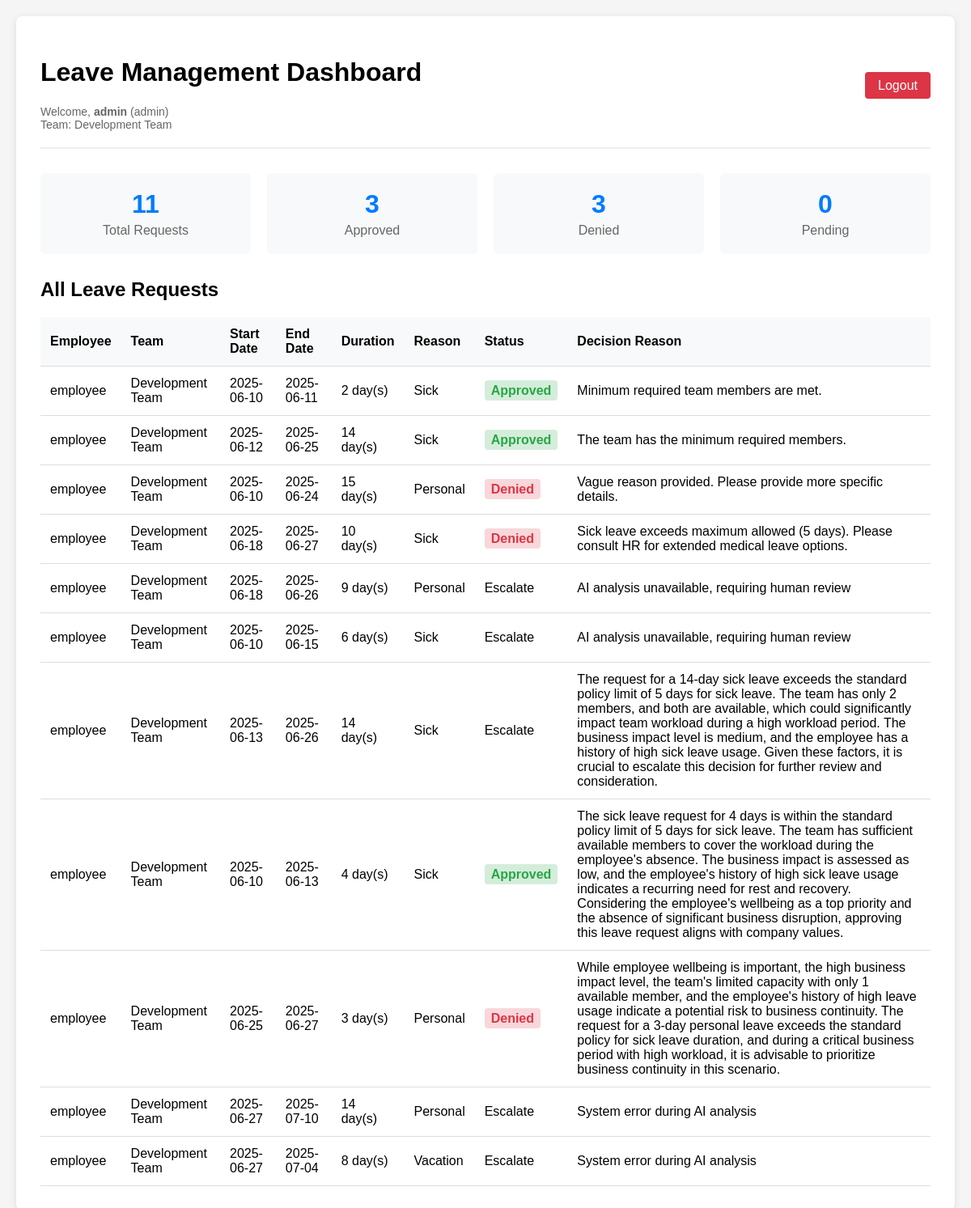
The page /dashboard (signed in) on the database its author committed.
### models.py (models this page shows)
class User(db.Model, UserMixin):
    id = db.Column(db.Integer, primary_key=True)
    username = db.Column(db.String(80), unique=True, nullable=False)
    password = db.Column(db.String(200), nullable=False)
    role = db.Column(db.String(20), default='user')
    team_id = db.Column(db.Integer, db.ForeignKey('team.id'))
    leaves = db.relationship('Leave', backref='applicant',
                             lazy=True, foreign_keys='Leave.user_id')

class Team(db.Model):
    id = db.Column(db.Integer, primary_key=True)
    name = db.Column(db.String(100))
    dept_id = db.Column(db.Integer, db.ForeignKey('department.id'))
    members = db.relationship(
        'User', backref='user_team', lazy=True)  # Changed backref name

class Leave(db.Model):
    id = db.Column(db.Integer, primary_key=True)
    user_id = db.Column(db.Integer, db.ForeignKey('user.id'))
    start_date = db.Column(db.Date)
    end_date = db.Column(db.Date)
    reason = db.Column(db.String(200))
    status = db.Column(db.String(20), default='Pending')
    decision_reason = db.Column(db.String(500))  # Added this field
    approved_by = db.Column(db.Integer, db.ForeignKey(
        'user.id'))  # Separate foreign key
    created_at = db.Column(
        db.DateTime, default=datetime.utcnow)  # Added timestamp

### app.py (the view)
@app.route('/dashboard')
@login_required
def dashboard():
    if current_user.role == 'admin':
        leaves = Leave.query.all()
    else:
        leaves = Leave.query.filter_by(user_id=current_user.id).all()
    return render_template('dashboard.html', leaves=leaves)

### app.py (called while the page is built)
@login_manager.user_loader
def load_user(user_id):
    return User.query.get(int(user_id))

### templates/dashboard.html (shortened to what this page needs)
<!DOCTYPE html>
<html lang="en">
  <head>
  </head>
  <body>
    <div class="container">
      <div class="header">
        <div>
          <h1>Leave Management Dashboard</h1>
          <div class="user-info">
            Welcome, <strong>{{ current_user.username }}</strong> ({{
            current_user.role }}) {% if current_user.user_team %} <br />Team: {{
            current_user.user_team.name }}  {%
            endif %}
          </div>
        </div>
        <div class="nav-links">
          <a href="/logout" class="logout">Logout</a>
        </div>
      </div>
      {% if leaves %}
      <div class="stats">
        <div class="stat-card">
          <div class="stat-number">{{ leaves|length }}</div>
          <div class="stat-label">Total Requests</div>
        </div>
        <div class="stat-card">
          <div class="stat-number">
            {{ leaves|selectattr("status", "equalto", "Approved")|list|length }}
          </div>
          <div class="stat-label">Approved</div>
        </div>
        <div class="stat-card">
          <div class="stat-number">
            {{ leaves|selectattr("status", "equalto", "Denied")|list|length }}
          </div>
          <div class="stat-label">Denied</div>
        </div>
        <div class="stat-card">
          <div class="stat-number">
            {{ leaves|selectattr("status", "equalto", "Pending")|list|length }}
          </div>
          <div class="stat-label">Pending</div>
        </div>
      </div>
      {% endif %}
      <h2>
        {% if current_user.role == 'admin' %}All Leave Requests{% else %}Your
        Leave Requests{% endif %}
      </h2>
      {% if leaves %}
      <table>
        <thead>
          <tr>
            {% if current_user.role == 'admin' %}
            <th>Employee</th>
            <th>Team</th>
            {% endif %}
            <th>Start Date</th>
            <th>End Date</th>
            <th>Duration</th>
            <th>Reason</th>
            <th>Status</th>
            <th>Decision Reason</th>
          </tr>
        </thead>
        <tbody>
          {% for leave in leaves %}
          <tr>
            {% if current_user.role == 'admin' %}
            <td>{{ leave.applicant.username }}</td>
            <td>
              {{ leave.applicant.user_team.name if leave.applicant.user_team
              else 'No Team' }}
            </td>
            {% endif %}
            <td>{{ leave.start_date.strftime('%Y-%m-%d') }}</td>
            <td>{{ leave.end_date.strftime('%Y-%m-%d') }}</td>
            <td>{{ (leave.end_date - leave.start_date).days + 1 }} day(s)</td>
            <td>{{ leave.reason|title }}</td>
            <td>
              <span class="status-{{ leave.status.lower() }}">
                {{ leave.status }}
              </span>
            </td>
            <td>{{ leave.decision_reason or 'System processed' }}</td>
          </tr>
          {% endfor %}
        </tbody>
      </table>
      {% endif %}
    </div>
  </body>
</html>

### templates/dashboard.html (style rules this page uses)
body { font-family: Arial, sans-serif; max-width: 1200px; margin: 0 auto; padding: 20px; background-color: #f5f5f5; }
.container { background: white; padding: 30px; border-radius: 8px; box-shadow: 0 2px 10px rgba(0, 0, 0, 0.1); }
.header { display: flex; justify-content: space-between; align-items: center; margin-bottom: 30px; padding-bottom: 20px; border-bottom: 2px solid #eee; }
.user-info { color: #666; font-size: 14px; }
.nav-links a { margin-left: 15px; padding: 8px 16px; text-decoration: none; background: #007bff; color: white; border-radius: 4px; transition: background-color 0.3s; }
.nav-links a.logout { background: #dc3545; }
table { width: 100%; border-collapse: collapse; margin-top: 20px; }
th, td { padding: 12px; text-align: left; border-bottom: 1px solid #ddd; }
th { background-color: #f8f9fa; font-weight: bold; }
.status-approved { color: #28a745; font-weight: bold; background-color: #d4edda; padding: 4px 8px; border-radius: 4px; }
.status-denied { color: #dc3545; font-weight: bold; background-color: #f8d7da; padding: 4px 8px; border-radius: 4px; }
.stats { display: flex; gap: 20px; margin-bottom: 30px; }
.stat-card { flex: 1; background: #f8f9fa; padding: 20px; border-radius: 6px; text-align: center; }
.stat-number { font-size: 2em; font-weight: bold; color: #007bff; }
.stat-label { color: #666; margin-top: 5px; }

### rows shown on the page
User: username "admin", role "admin"
Team: user_team.name "Development Team"
Leave: applicant.username "employee", applicant.user_team "Development Team", start_date "2025-06-10", end_date "2025-06-11", (leave.end_date-leave.start_date).days+1 "2", reason "Sick", status "Approved", decision_reason "Minimum required team members are met."
Leave: applicant.username "employee", applicant.user_team "Development Team", start_date "2025-06-12", end_date "2025-06-25", (leave.end_date-leave.start_date).days+1 "14", reason "Sick", status "Approved", decision_reason "The team has the minimum required members."
Leave: applicant.username "employee", applicant.user_team "Development Team", start_date "2025-06-10", end_date "2025-06-24", (leave.end_date-leave.start_date).days+1 "15", reason "Personal", status "Denied", decision_reason "Vague reason provided. Please provide more specific details."
Leave: applicant.username "employee", applicant.user_team "Development Team", start_date "2025-06-18", end_date "2025-06-27", (leave.end_date-leave.start_date).days+1 "10", reason "Sick", status "Denied", decision_reason "Sick leave exceeds maximum allowed (5 days). Please consult HR for extended medical leave options."
Leave: applicant.username "employee", applicant.user_team "Development Team", start_date "2025-06-18", end_date "2025-06-26", (leave.end_date-leave.start_date).days+1 "9", reason "Personal", status "Escalate", decision_reason "AI analysis unavailable, requiring human review"
Leave: applicant.username "employee", applicant.user_team "Development Team", start_date "2025-06-10", end_date "2025-06-15", (leave.end_date-leave.start_date).days+1 "6", reason "Sick", status "Escalate", decision_reason "AI analysis unavailable, requiring human review"
Leave: applicant.username "employee", applicant.user_team "Development Team", start_date "2025-06-13", end_date "2025-06-26", (leave.end_date-leave.start_date).days+1 "14", reason "Sick", status "Escalate", decision_reason "The request for a 14-day sick leave exceeds the standard policy limit of 5 days for sick leave. The team has only 2 members, and both are available, which could significantly impact team workload during a high workload period. The business impact level is medium, and the employee has a history of high sick leave usage. Given these factors, it is crucial to escalate this decision for further review and consideration."
Leave: applicant.username "employee", applicant.user_team "Development Team", start_date "2025-06-10", end_date "2025-06-13", (leave.end_date-leave.start_date).days+1 "4", reason "Sick", status "Approved", decision_reason "The sick leave request for 4 days is within the standard policy limit of 5 days for sick leave. The team has sufficient available members to cover the workload during the employee's absence. The business impact is assessed as low, and the employee's history of high sick leave usage indicates a recurring need for rest and recovery. Considering the employee's wellbeing as a top priority and the absence of significant business disruption, approving this leave request aligns with company values."
Leave: applicant.username "employee", applicant.user_team "Development Team", start_date "2025-06-25", end_date "2025-06-27", (leave.end_date-leave.start_date).days+1 "3", reason "Personal", status "Denied", decision_reason "While employee wellbeing is important, the high business impact level, the team's limited capacity with only 1 available member, and the employee's history of high leave usage indicate a potential risk to business continuity. The request for a 3-day personal leave exceeds the standard policy for sick leave duration, and during a critical business period with high workload, it is advisable to prioritize business continuity in this scenario."
Leave: applicant.username "employee", applicant.user_team "Development Team", start_date "2025-06-27", end_date "2025-07-10", (leave.end_date-leave.start_date).days+1 "14", reason "Personal", status "Escalate", decision_reason "System error during AI analysis"
Leave: applicant.username "employee", applicant.user_team "Development Team", start_date "2025-06-27", end_date "2025-07-04", (leave.end_date-leave.start_date).days+1 "8", reason "Vacation", status "Escalate", decision_reason "System error during AI analysis"

### other values the page prints
{{ leaves|length }} "11"
{{ leaves|selectattr("status", "equalto", "Approved")|list|length }} "3"
{{ leaves|selectattr("status", "equalto", "Denied")|list|length }} "3"
{{ leaves|selectattr("status", "equalto", "Pending")|list|length }} "0"
